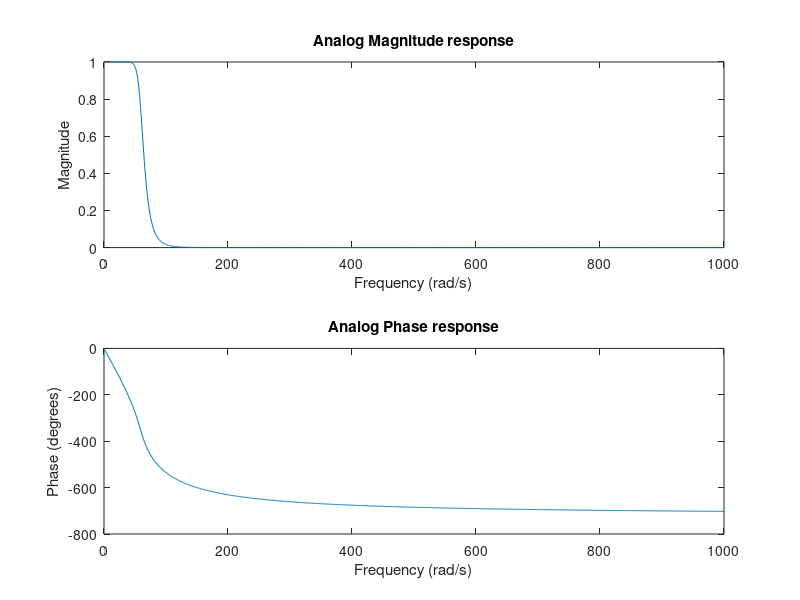

Write MATLAB code to recreate this figure.
clc; clear all; close all;

[b,a] = butter(8,60,'low','s');  

w = linspace(0,1000,1000).';  
h = freqs(b,a,w);              

figure;
subplot(2,1,1);
plot(w,abs(h));
xlabel('Frequency (rad/s)');
ylabel('Magnitude');
title('Analog Magnitude response');

subplot(2,1,2);
plot(w,unwrap(angle(h))*180/pi);  % phase in degrees
xlabel('Frequency (rad/s)');
ylabel('Phase (degrees)');
title('Analog Phase response');
